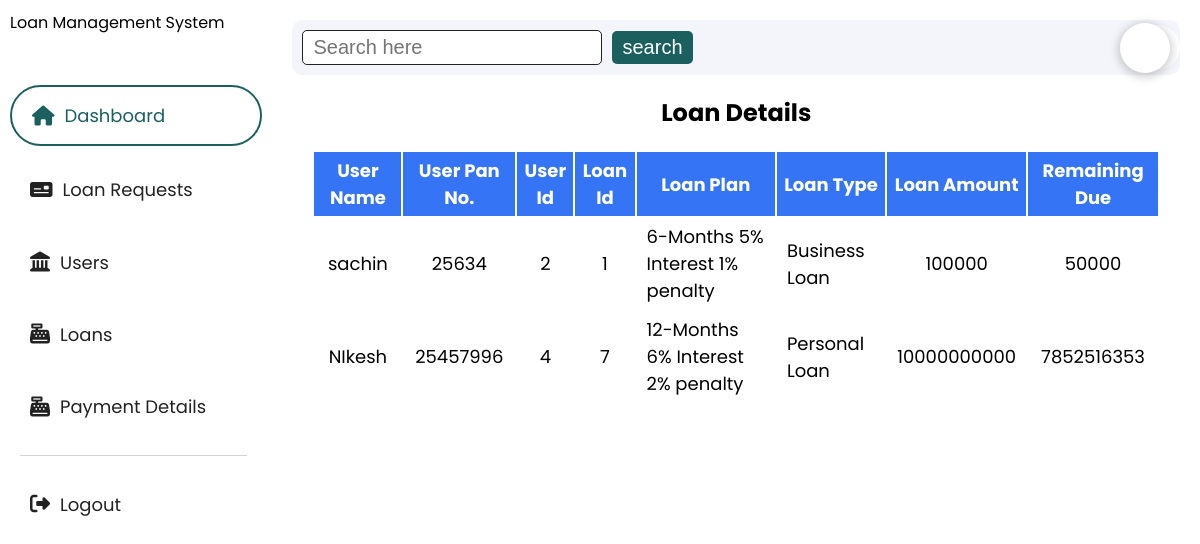
The page /admin_dashboard.php on the database its author committed.
### tables this page shows
CREATE TABLE `payment` (
  `payment_id` int(11) NOT NULL,
  `user_id` int(11) NOT NULL,
  `loan_id` int(11) NOT NULL,
  `amount` int(255) NOT NULL,
  `date` varchar(255) NOT NULL,
  `penalty` int(11) NOT NULL
);

CREATE TABLE `user` (
  `user_id` int(11) NOT NULL,
  `user_name` varchar(255) NOT NULL,
  `address` varchar(255) NOT NULL,
  `gender` varchar(255) NOT NULL,
  `email` varchar(255) NOT NULL,
  `password` varchar(255) NOT NULL,
  `pan_no` varchar(255) NOT NULL,
  `profession` varchar(255) NOT NULL
);

CREATE TABLE `loan` (
  `loan_id` int(11) NOT NULL,
  `user_id` int(255) NOT NULL,
  `loan_amount` varchar(255) NOT NULL,
  `loan_plan` varchar(255) NOT NULL,
  `loan_type` varchar(255) NOT NULL,
  `status` varchar(255) NOT NULL DEFAULT 'pending'
);

### admin_dashboard.php (the view, shortened to what this page needs)
<!DOCTYPE html>
<html lang="en">
<head>
    <link rel="stylesheet" href="css/admin1.css" />
    <link rel="stylesheet" href="https://cdnjs.cloudflare.com/ajax/libs/font-awesome/6.5.1/css/all.min.css" />
</head>
<body>
    <div class="body_container">
        <div class="sidebar">
            <div class="logo_img">
                Loan Management System
            </div>
            <div class="menu_container">
                <div class="menu active" id="dashboard" onclick="dashboardShow()">
                    <i class="fa-solid fa-house"></i>
                    <p>Dashboard</p>
                </div>
                <div class="menu" id="myloan" onclick="loanDetails()">
                    <i class="fa-solid fa-money-check"></i>
                    <p>Loan Requests</p>
                </div>
                <a href="#">
                    <div class="menu" id="newloan" onclick="newLoan()">
                        <i class="fa-solid fa-landmark"></i>
                        <p>Users</p>
                    </div>
                </a>
                <a href="#">
                    <div class="menu" id="payment" onclick="paymentShow()">
                        <i class="fa-solid fa-cash-register"></i>
                        <p>Loans</p>
                    </div>
                </a>
                <a href="#">
                    <div class="menu" id="payment" onclick="paymentShow()">
                        <i class="fa-solid fa-cash-register"></i>
                        <p>Payment Details</p>
                    </div>
                </a>
            </div>
            <div class="logout_btn">
                <a href="logout.php">
                    <div class="menu">
                        <i class="fa-solid fa-right-from-bracket"></i>
                        <p>Logout</p>
                    </div>
                </a>
            </div>
        </div>
        <div class="main_section">
            <div class="header">
                <div class="search_btn">
                    <input type="text" placeholder="Search here">
                    <button>search</button>
                </div>
                <div class="profile_btn">
                    <div class="letter">
                    </div>
                    <p><?php echo $admin_data['admin_name'] ?></p>
                </div>
            </div>
                            <?php
                            include ('connection.php');
                                    ?>
            <div class="user_container ">
                <h2>Loan Details</h2>
                <div class="table_wrapper">
                    <table>
                        <thead>
                            <th>User Name</th>
                            <th>User Pan No.</th>
                            <th>User Id</th>
                            <th>Loan Id</th>
                            <th>Loan Plan</th>
                            <th>Loan Type</th>
                            <th>Loan Amount</th>
                            <th>Remaining Due</th>
                        </thead>
                        <tbody>
                            <?php
                            $user_query = "SELECT u.user_name,u.user_id, u.pan_no, l.loan_id, l.loan_type, l.loan_plan, l.loan_amount, p.amount
                            FROM user AS u
                            INNER JOIN payment AS p ON u.user_id = p.user_id
                            INNER JOIN loan AS l ON p.loan_id = l.loan_id";
                            $user_data = mysqli_query($conn, $user_query);
                            if ($user_data) {
                                if (mysqli_num_rows($user_data) > 0) {
                                    while ($result_user = mysqli_fetch_assoc($user_data)) {
                                        ?>
                                        <tr>
                                            <td>
                                                <div class="data">
                                                    <?php echo $result_user['user_name'] ?>
                                                </div>
                                            </td>
                                            <td>
                                                <div class="data">
                                                    <?php echo $result_user['pan_no'] ?>
                                                </div>
                                            </td>
                                            <td>
                                                <div class="data">
                                                    <?php echo $result_user['user_id'] ?>
                                                </div>
                                            </td>
                                            <td>
                                                <div class="data">
                                                    <?php echo $result_user['loan_id'] ?>
                                                </div>
                                            </td>
                                            <td>
                                                <div class="data">
                                                    <?php echo $result_user['loan_plan'] ?>
                                                </div>
                                            </td>
                                            <td>
                                                <div class="data">
                                                    <?php echo $result_user['loan_type'] ?>
                                                </div>
                                            </td>
                                            <td>
                                                <div class="data">
                                                    <?php echo $result_user['loan_amount'] ?>
                                                </div>
                                            </td>
                                            <td>
                                                <div class="data">
                                                    <?php echo $result_user['loan_amount'] - $result_user['amount'] ?>
                                                </div>
                                            </td>
                                        </tr>
                                        <?php
                                    }
                                }
                            } else {
                                echo "Error executing the query: " . mysqli_error($conn);
                            }
                            ?>
                        </tbody>
                    </table>
                </div>
            </div>
        </div>
    </div>
</body>
</html>

### css/admin1.css (style rules this page uses)
:root { --primaryColor: #1c5f5f; --secondaryColor: #d6e7d5; --bodyColor: #edeef3; --lightGreyColor: #f4f5fa; --whiteColor: #ffffff; --blackColor: #222; --lightBlackColor: #454955; --darkPurpleColor: #2c2f4e; --redColor: rgb(255, 55, 0); --greenColor: rgb(89, 183, 110); --lightBlue: rgb(52, 116, 245); }
* { padding: 0; margin: 0; box-sizing: border-box; }
body { font-family: poppins; background-color: var(--whiteColor); }
.sidebar { background-color: var(--whiteColor); display: flex; flex-direction: column; width: 350px; padding: 10px; height: 100vh; position: sticky; }
a { text-decoration: none; }
.logo_img { display: flex; align-items: center; }
.menu_container { display: flex; flex-direction: column; justify-content: space-between; height: 350px; margin-top: 50px; }
.menu { display: flex; align-items: center; font-size: 20px; padding: 15px 20px; color: var(--blackColor); }
.active { border: 2px solid var(--primaryColor); border-radius: 100px; color: var(--primaryColor); }
.menu p { font-size: 18px; margin-left: 10px; }
.body_container { display: flex; }
.main_section { padding: 20px; width: 100%; }
.header { background-color: var(--lightGreyColor); display: flex; align-items: center; border-radius: 10px; justify-content: space-between; }

### rows shown on the page
payment: user.user_name "sachin", user.pan_no "25634", user.user_id "2", loan.loan_id "1", loan.loan_plan "6-Months 5% Interest 1% penalty", loan.loan_type "Business Loan", loan.loan_amount "100000", $result_user['loan_amount']-$result_user['amount'] "50000"
payment: user.user_name "NIkesh", user.pan_no "25457996", user.user_id "4", loan.loan_id "7", loan.loan_plan "12-Months 6% Interest 2% penalty", loan.loan_type "Personal Loan", loan.loan_amount "10000000000", $result_user['loan_amount'] - $result_user['amount'] "7852516353"
